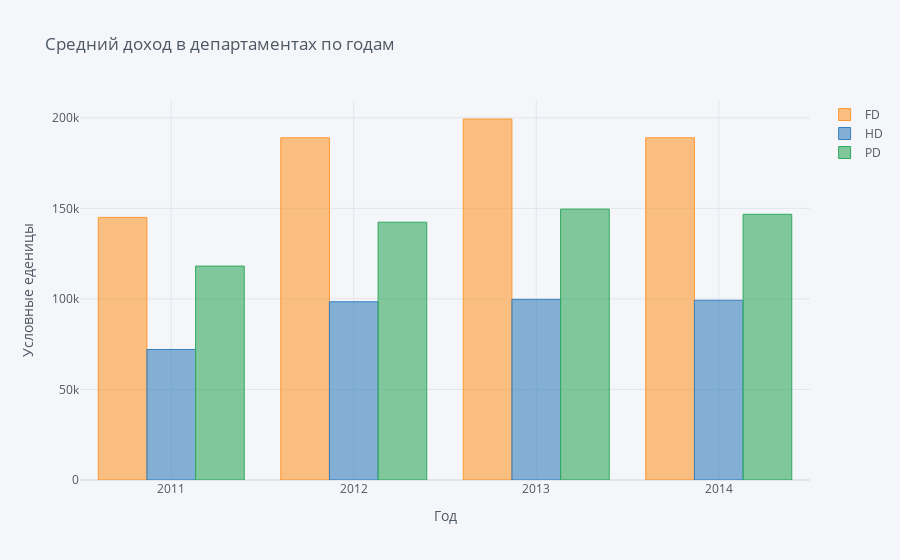

The notebook cell saved with this chart:
### Markdown cell above
При анализе 3-х графиков выше, можно существенные изменения в максимальных зарплатах по департамента полииции и здравоохранения, а пожарный департамент с минимальным изменениями в данных показателях.

### Code cell
#Средний общий доход в департаментах по годам
mean_tp = data.pivot_table(index='Year', values = 'TotalPayBenefits', columns='flag', aggfunc='mean' )
mean_tp.iplot(kind = 'bar', title="Средний доход в департаментах по годам", 
                                                                         xaxis_title="Год",
                                                                         yaxis_title="Условные еденицы")

### Figure 1 — Plotly figure (JSON) as saved in the notebook; plotly's stock layout.template omitted (floating-point values rounded to 4 significant figures)
{"data": [{"marker": {"color": "rgba(255, 153, 51, 0.6)", "line": {"color": "rgba(255, 153, 51, 1.0)", "width": 1}}, "name": "FD", "orientation": "v", "text": "", "type": "bar", "x": [2011, 2012, 2013, 2014], "y": [145000.0, 189000.0, 199300.0, 189000.0]}, {"marker": {"color": "rgba(55, 128, 191, 0.6)", "line": {"color": "rgba(55, 128, 191, 1.0)", "width": 1}}, "name": "HD", "orientation": "v", "text": "", "type": "bar", "x": [2011, 2012, 2013, 2014], "y": [72080.0, 98430.0, 99760.0, 99240.0]}, {"marker": {"color": "rgba(50, 171, 96, 0.6)", "line": {"color": "rgba(50, 171, 96, 1.0)", "width": 1}}, "name": "PD", "orientation": "v", "text": "", "type": "bar", "x": [2011, 2012, 2013, 2014], "y": [118100.0, 142400.0, 149600.0, 146700.0]}], "layout": {"legend": {"bgcolor": "#F5F6F9", "font": {"color": "#4D5663"}}, "paper_bgcolor": "#F5F6F9", "plot_bgcolor": "#F5F6F9", "title": {"font": {"color": "#4D5663"}, "text": "Средний доход в департаментах по годам"}, "xaxis": {"gridcolor": "#E1E5ED", "showgrid": true, "tickfont": {"color": "#4D5663"}, "title": {"font": {"color": "#4D5663"}, "text": "Год"}, "zerolinecolor": "#E1E5ED"}, "yaxis": {"gridcolor": "#E1E5ED", "showgrid": true, "tickfont": {"color": "#4D5663"}, "title": {"font": {"color": "#4D5663"}, "text": "Условные еденицы"}, "zerolinecolor": "#E1E5ED"}}}
